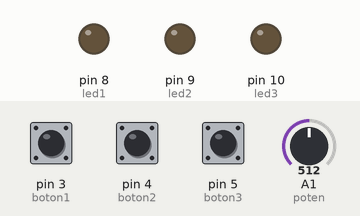
This sketch was run on a simulated Arduino Uno, built with avr-gcc and run on an emulated ATmega328P. Parts: output pins drawn as LEDs (lit = HIGH). The test bench sets the inputs (shaded band); at power-on: pin 3 (boton1) HIGH, pin 4 (boton2) HIGH, pin 5 (boton3) HIGH, A1 (poten) = 512. What the sketch prints to the serial monitor is not drawn.

Above: at 1.2 s.
1.3 s: pin 3 (boton1) pulled LOW for 0.15 s
At 1.4 s:
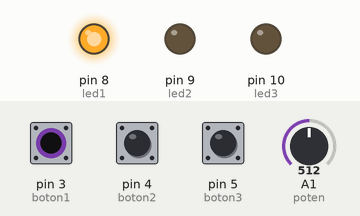
3.0 s: pin 4 (boton2) pulled LOW for 0.15 s
At 3.11 s:
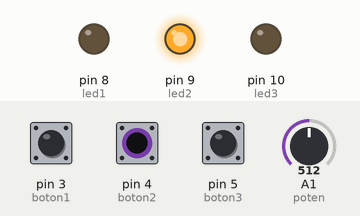
4.7 s: pin 5 (boton3) pulled LOW for 0.15 s
At 4.82 s:
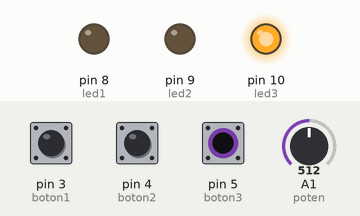
6.4 s: pin 5 (boton3) pulled LOW for 3.2 s
At 10.6 s:
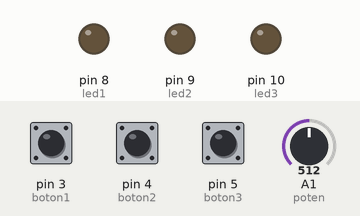
11.1 s: pin 3 (boton1) pulled LOW for 3.2 s
At 12.0 s:
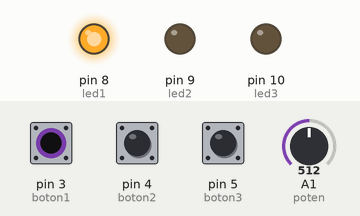
Timing chart, 0 to 15.9 s (numbered marks = the images above; inputs shaded):
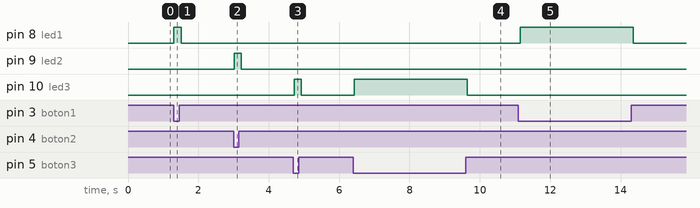

Measured:
- after the input at 1.3 s, pin 8 (led1): LOW → HIGH at once, → LOW 0.20 s later
- after the input at 3.0 s, pin 9 (led2): LOW → HIGH at once, → LOW 0.20 s later
- after the input at 4.7 s, pin 10 (led3): LOW → HIGH at once, → LOW 0.20 s later
- after the input at 6.4 s, pin 10 (led3): LOW → HIGH at once, → LOW 3.2 s later
- after the input at 11.1 s, pin 8 (led1): LOW → HIGH after 0.05 s, → LOW 3.2 s later

The sketch:

Laboratorio3.ino
```cpp
const int boton1 = 3;
const int boton2 = 4;
const int boton3 = 5;
const int led1 = 8;
const int led2 = 9;
const int led3 = 10;

const int poten = A1;
int valuePoten;
void setup() {
  // put your setup code here, to run once:
   // Configure the pins for the buttons and LEDs as inputs and outputs
  pinMode(boton1, INPUT_PULLUP);
  pinMode(boton2, INPUT_PULLUP);
  pinMode(boton3, INPUT_PULLUP);
  pinMode(led1, OUTPUT);
  pinMode(led2, OUTPUT);
  pinMode(led3, OUTPUT);

  // Configure the serial port at a baud rate of 9600
  Serial.begin(9600);

}

void loop() {
  // Read the state of the buttons and turn on and off the required button
  if (digitalRead(boton1) == LOW) {
    digitalWrite(led1, HIGH);
  } else {
    digitalWrite(led1, LOW);
  }
  if (digitalRead(boton2) == LOW) {
    digitalWrite(led2, HIGH);
  } else {
    digitalWrite(led2, LOW);
  }
  if (digitalRead(boton3) == LOW) {
    digitalWrite(led3, HIGH);
  } else {
    digitalWrite(led3, LOW);
  }

  // Read the value of the potenciometer and print it on the serial monitor
  valuePoten = analogRead(poten);
  Serial.print("Potenciometro: ");
  Serial.println(valuePoten);
  delay(100);
}
```
